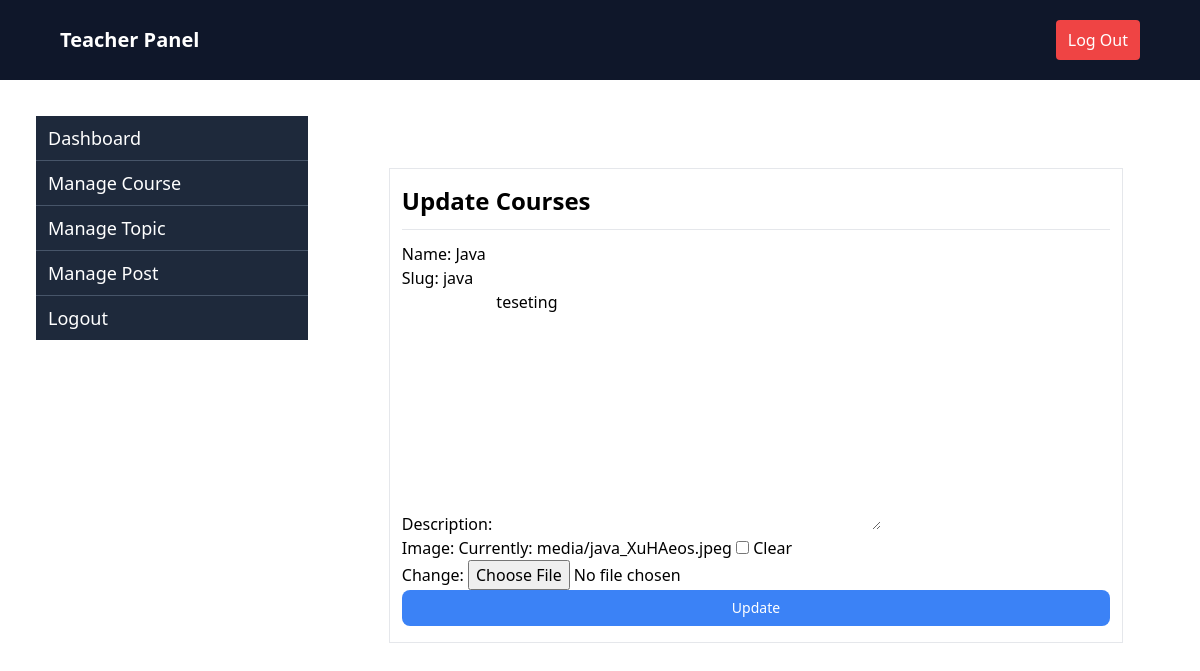
The page /editCourse/4/ (signed in) on the database its author committed.
### tutorial/models.py (models this page shows, shortened)
class Course(models.Model):
    name = models.CharField(max_length=200)
    slug = models.SlugField(blank=True, null=True)
    description = models.TextField(blank=True, null=True)
    image = models.ImageField(upload_to="media/", blank=True, null=True)
    created_at = models.DateTimeField(auto_now_add=True)
    user = models.ForeignKey(User, on_delete=models.CASCADE, null=True, blank=True)

### tutorial/teacher_views.py (the view)
# urls.py: path('editCourse/<int:id>/', edit_teacherCourse, name='editCourse'),
@login_required
def edit_teacherCourse(request, id):
    course = get_object_or_404(Course, id=id)
    form = CourseForm(instance=course)
    if request.method == 'POST':
        form = CourseForm(request.POST or None , instance=course)
        if form.is_valid():
            form.save()
            return redirect(teacher_manageCourse)
    return render(request, 'teacher/editteachercourse.html', {'form':form})

### tutorial/forms.py
class CourseForm(ModelForm):
    class Meta:
        model = Course
        fields = ['name','slug','description','image']

### tutorial/templates/teacher/editteachercourse.html (shortened to what this page needs)
{% extends 'teacher/teacherbase.html' %}
{% block content %}
 {% load tailwind_filters %}
<div class="flex flex-1 mt-10 px-[5%]">
    <div class="w-full mt-3">
        <div class="flex flex-col gap-3 px-3 py-4  border">
            <h2 class="text-2xl font-bold ">Update Courses</h2>
            <hr>
            <form action="" method="post" enctype="multipart/form-data">
                {{form|crispy}}
                <input type="submit" value="Update" class="text-sm font-medium px-3 py-2 items-center justify-center rounded-lg bg-blue-500 w-full text-white">
            </form>
        </div>
    </div>
</div>
{% endblock content %}

### rows shown on the page
Course: name "Java", slug "java", description "teseting"
